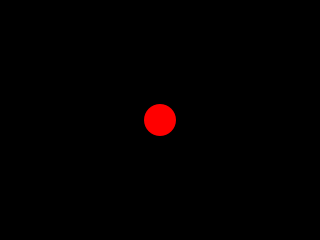
Frame 1 (no input)
Frame 60 (the mouse pressed at the canvas centre just before this capture): identical to frame 1, image omitted
Frame 120 (the mouse held since frame 60 and released just before this capture): identical to frame 1, image omitted

The Processing sketch that drew this single still picture (run headless with seeded random() and noise(); from frame 60 on, the mouse is pressed at the canvas centre):

// Processing sketch: dragging
// ── dragging.pde
class Hermit {
  float x = width/2, y = height/2;
  float diameter = width/10;
  color c = color(255, 0, 0);
  boolean drag = false;

  void dragIfSelected() {
    drag  = (dist(x, y, mouseX, mouseY) < diameter * 0.5);
  }

  void drawIt() {
    fill(c);
    noStroke();
    if (drag) {
      x = mouseX;
      y = mouseY;
    }
    ellipse(x, y, diameter, diameter);
  }

  void releaseDrag() {
    drag = false;
  }
}

Hermit hermit;

void draw() {
  background(0);
  hermit.drawIt();
}

void mousePressed() {
  hermit.dragIfSelected();
}  

void mouseReleased() {
  hermit.releaseDrag();
}  

void setup() {
  size(320, 240);
  hermit = new Hermit();
}
